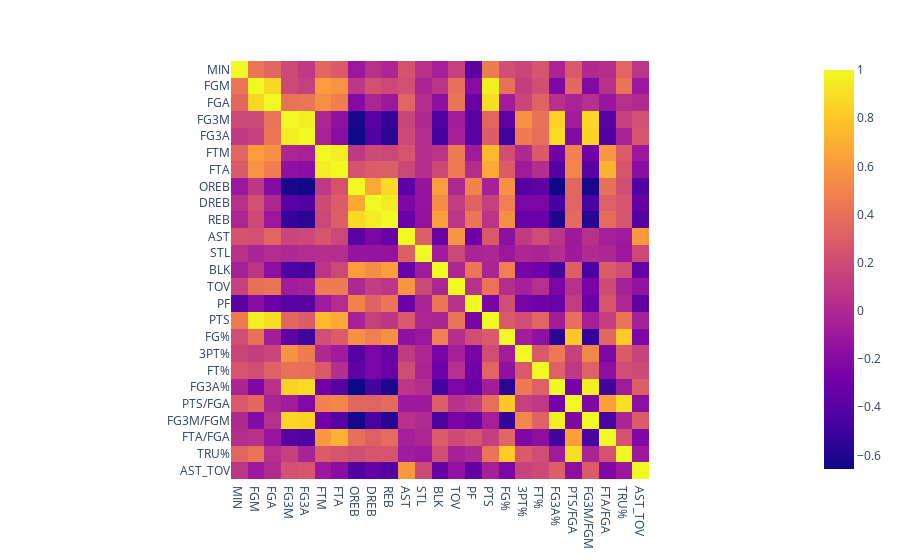

The notebook cell saved with this chart:
### Markdown cell above
Which player stats are correlated with each other?

### Code cell
data_per_min = data.groupby(['PLAYER', 'PLAYER_ID', 'Year'])[total_cols].sum().reset_index()
for col in data_per_min.columns[4:]:
    data_per_min[col] = data_per_min[col]/data_per_min['MIN']

data_per_min['FG%'] = data_per_min['FGM']/data_per_min['FGA']
data_per_min['3PT%'] = data_per_min['FG3M']/data_per_min['FG3A']
data_per_min['FT%'] = data_per_min['FTM']/data_per_min['FTA']
data_per_min['FG3A%'] = data_per_min['FG3A']/data_per_min['FGA']
data_per_min['PTS/FGA'] = data_per_min['PTS']/data_per_min['FGA']
data_per_min['FG3M/FGM'] = data_per_min['FG3M']/data_per_min['FGM']
data_per_min['FTA/FGA'] = data_per_min['FTA']/data_per_min['FGA']
data_per_min['TRU%'] = 0.5*data_per_min['PTS']/(data_per_min['FGA']+0.475*data_per_min['FTA'])
data_per_min['AST_TOV'] = data_per_min['AST']/data_per_min['TOV']

data_per_min = data_per_min[data_per_min['MIN'] >=50]
data_per_min.drop(columns='PLAYER_ID', inplace = True)

fig = px.imshow(data_per_min.corr())
fig.show()

### Figure 1 — Plotly figure (JSON) as saved in the notebook; plotly's stock layout.template omitted (floating-point values rounded to 4 significant figures; data arrays with more than 128 entries replaced by an {"elided": "..."} marker saying what was removed)
{"data": [{"coloraxis": "coloraxis", "hovertemplate": "x: %{x}<br>y: %{y}<br>color: %{z}<extra></extra>", "name": "0", "type": "heatmap", "x": ["MIN", "FGM", "FGA", "FG3M", "FG3A", "FTM", "FTA", "OREB", "DREB", "REB", "AST", "STL", "BLK", "TOV", "PF", "PTS", "FG%", "3PT%", "FT%", "FG3A%", "PTS/FGA", "FG3M/FGM", "FTA/FGA", "TRU%", "AST_TOV"], "xaxis": "x", "y": ["MIN", "FGM", "FGA", "FG3M", "FG3A", "FTM", "FTA", "OREB", "DREB", "REB", "AST", "STL", "BLK", "TOV", "PF", "PTS", "FG%", "3PT%", "FT%", "FG3A%", "PTS/FGA", "FG3M/FGM", "FTA/FGA", "TRU%", "AST_TOV"], "yaxis": "y", "z": {"elided": "25x25 float values"}}], "layout": {"coloraxis": {"colorscale": [[0, "#0d0887"], [0.1111, "#46039f"], [0.2222, "#7201a8"], [0.3333, "#9c179e"], [0.4444, "#bd3786"], [0.5556, "#d8576b"], [0.6667, "#ed7953"], [0.7778, "#fb9f3a"], [0.8889, "#fdca26"], [1, "#f0f921"]]}, "margin": {"t": 60}, "xaxis": {"anchor": "y", "constrain": "domain", "domain": [0, 1], "scaleanchor": "y"}, "yaxis": {"anchor": "x", "autorange": "reversed", "constrain": "domain", "domain": [0, 1]}}}
